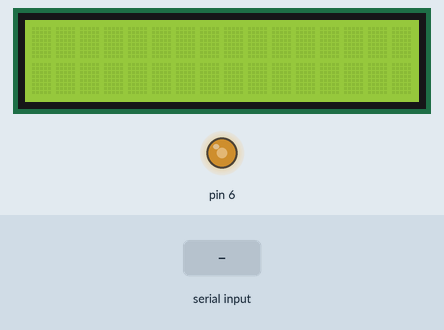
Bench run of a sketch on a simulated Arduino Uno, built with avr-gcc and run on an emulated ATmega328P. On the bench: 16×2 character LCD, output pins drawn as LEDs (lit = HIGH). The test bench sets the inputs (shaded band).

Above: at 1.2 s.
1.3 s: "a" received over Serial
At 3.5 s:
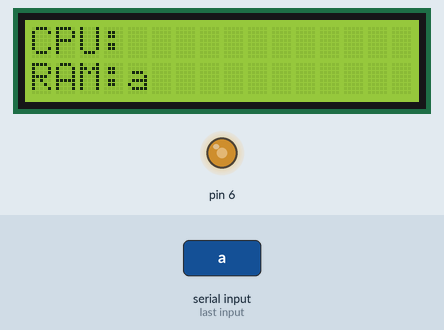
3.8 s: "c" received over Serial
At 5.4 s:
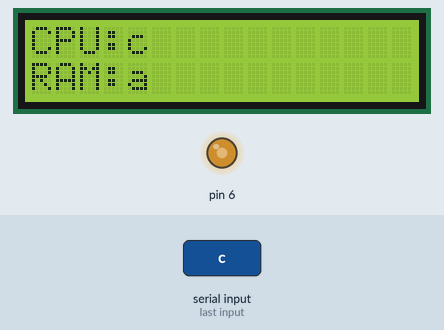
6.3 s: "d" received over Serial
At 8.5 s:
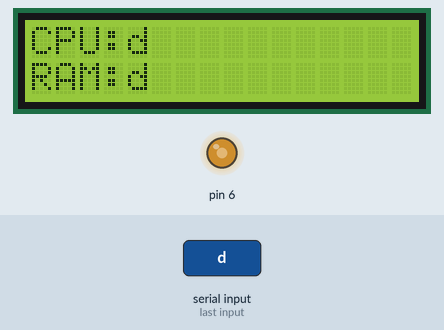
8.8 s: "e" received over Serial
At 10.4 s:
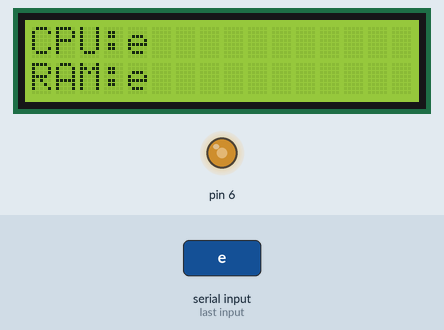
11.3 s: "a" received over Serial
Timing chart, 0 to 14.3 s (numbered marks = the images above; inputs shaded):
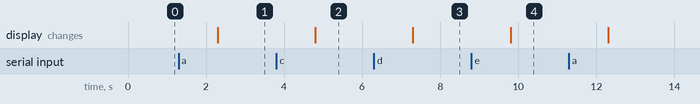

The sketch:

arduino.ino.ino
```cpp
#include <LiquidCrystal.h>

int Contrast=145;
LiquidCrystal lcd(12, 11, 5, 4, 3, 2);
int incomingByte = 0;
String data;
String a;
String b;
String c;
String d;
void setup(){
  analogWrite(6,Contrast);
  lcd.begin(16, 2);
  Serial.begin(9600);

}

void loop(){
 if (Serial.available()) {
    while (Serial.available() > 0) {
       data = Serial.readString(); // read the incoming data as string
    int a1 = data.indexOf("a");
    int b1 = data.indexOf("b");
    int c1 = data.indexOf("c");
    int d1 = data.indexOf("d");
    int e1 = data.indexOf("e");
    a = data.substring(a1 + 1, b1);
    b = data.substring(b1 + 1, c1);
    c = data.substring(c1 + 1, d1);
    d = data.substring(d1 + 1, e1);
      lcd.setCursor(0, 0);
      lcd.print("CPU:" + a);
      lcd.setCursor(0, 1);
      lcd.print("RAM:" + b);
    }
  }

}
```

Measured:
- after the input at 1.3 s, the display: changes after 1.0 s (image 1)
- after the input at 3.8 s, the display: changes after 1.0 s (image 2)
- after the input at 6.3 s, the display: changes after 1.0 s (image 3)
- after the input at 8.8 s, the display: changes after 1.0 s (image 4)
